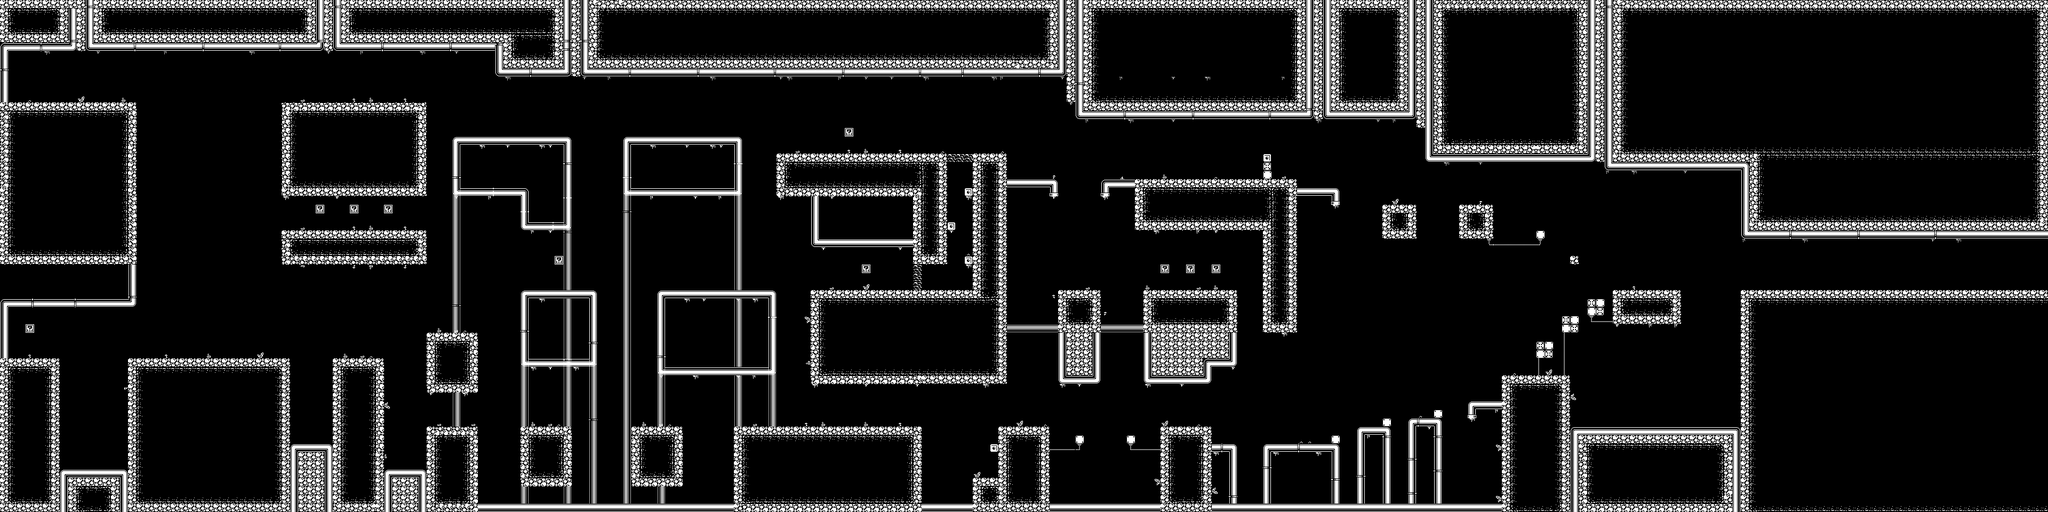

The image is a tile-based game level rendered from a .tmx file. Its description and source (layers, tilesets, objects; grid data summarised) follow:
An orthogonal 240x60 tile map with 16x16 px tiles, 2 tile layers (Background Color, Graphic Layer) and 160 objects.

<map version="1.2" tiledversion="1.3.3" orientation="orthogonal" renderorder="right-down" width="240" height="60" tilewidth="16" tileheight="16" infinite="0" nextlayerid="26" nextobjectid="550">
 <tileset firstgid="1" source="ChaoPedra.tsx" />
 <layer id="1" name="Background Color" width="240" height="60" opacity="0.7">
  <properties>
   <property name="mushroom" value="" />
  </properties>
  <data>[14400 cells, 291 non-empty, 8 distinct tile ids]</data>
 </layer>
 <layer id="2" name="Graphic Layer" width="240" height="60">
  <data>[14400 cells, 4434 non-empty, 28 distinct tile ids]</data>
 </layer>
 <objectgroup id="3" name="Ground">
  <object id="185" x="528.5" y="193" width="272" height="176" />
  <object id="186" x="528.5" y="433" width="272" height="64" />
  <object id="188" x="-0.333333" y="672" width="112" height="288" />
  <object id="189" x="240.667" y="672.667" width="304" height="288" />
  <object id="190" x="625.25" y="673" width="93.25" height="287.5" />
  <object id="191" x="800" y="800.142" width="96" height="163.899" />
  <object id="192" x="977" y="800.75" width="93.5" height="109.75" />
  <object id="193" x="1184.27" y="800.091" width="95.75" height="110.659" />
  <object id="194" x="1375.92" y="800" width="352.083" height="160" />
  <object id="195" x="1521.33" y="543.667" width="366.667" height="175" />
  <object id="198" x="1455.87" y="288.043" width="320.186" height="79.7455" />
  <object id="200" x="799.818" y="624.182" width="96.3636" height="110.727" />
  <object id="210" x="1711.91" y="363.48" width="64" height="132.062" />
  <object id="211" x="1776.13" y="415.75" width="15.875" height="15.125" />
  <object id="213" x="1808" y="480" width="16" height="16" />
  <object id="214" x="1808" y="352" width="16" height="16" />
  <object id="215" x="1823.95" y="288.047" width="64.0508" height="255.984" />
  <object id="218" x="1823.91" y="895.909" width="64" height="64" />
  <object id="219" x="1872" y="800" width="16" height="96" />
  <object id="221" x="1855.88" y="832.125" width="16" height="16" />
  <object id="228" x="0" y="192" width="256" height="303.167" />
  <object id="229" x="1872.25" y="800" width="96" height="144" />
  <object id="230" x="2016.94" y="817" width="14.9375" height="13.9375" />
  <object id="231" x="2112.99" y="816.988" width="14.9375" height="13.9375" />
  <object id="233" x="1888.13" y="336.007" width="95.913" height="15.9855" />
  <object id="234" x="2064" y="336.125" width="368" height="16" />
  <object id="235" x="2127.75" y="351.75" width="16" height="64" />
  <object id="237" x="2128" y="416.25" width="256" height="16" />
  <object id="238" x="2367.75" y="432" width="16" height="192" />
  <object id="239" x="2383.75" y="608" width="48" height="16" />
  <object id="241" x="2415.75" y="352" width="16" height="256" />
  <object id="242" x="2143.33" y="544" width="176" height="144" />
  <object id="243" x="1983.33" y="544.333" width="80" height="175.5" />
  <object id="245" x="1968" y="352" width="16" height="16" />
  <object id="246" x="2064" y="352" width="16" height="16" />
  <object id="248" x="2431.73" y="353.091" width="80" height="16" />
  <object id="249" x="2592" y="384" width="64" height="64" />
  <object id="250" x="2736" y="383.875" width="64" height="64" />
  <object id="251" x="2881.06" y="433.063" width="14.875" height="13.875" />
  <object id="252" x="2944.06" y="480.125" width="16" height="16" />
  <object id="253" x="3023.82" y="544" width="128" height="64" />
  <object id="254" x="2977" y="560.909" width="30.8182" height="29.9091" />
  <object id="255" x="2928.91" y="593.091" width="31" height="29.8182" />
  <object id="257" x="2880.88" y="640.943" width="31.1818" height="30.0568" />
  <object id="258" x="2816.13" y="704.125" width="128" height="256" />
  <object id="259" x="3264" y="544" width="576" height="240" />
  <object id="260" x="2752.18" y="752" width="64" height="16" />
  <object id="261" x="2640.18" y="784" width="64" height="16" />
  <object id="262" x="2688.73" y="768.727" width="16" height="16" />
  <object id="263" x="2592.88" y="785" width="16" height="16" />
  <object id="264" x="2544" y="800" width="64" height="16" />
  <object id="265" x="2367.82" y="832" width="144" height="16" />
  <object id="266" x="2497.09" y="817.273" width="14.9091" height="14.7273" />
  <object id="268" x="2271.91" y="832" width="48" height="16" />
  <object id="269" x="2176" y="800.182" width="96" height="160" />
  <object id="299" x="2368.94" y="288.957" width="15.019" height="47.3043" />
  <object id="335" x="0" y="-0.25" width="928" height="96" />
  <object id="336" x="928.182" y="96" width="1072" height="46" />
  <object id="337" x="2000.5" y="175.75" width="16" height="16" />
  <object id="338" x="2016.33" y="192" width="640" height="32" />
  <object id="339" x="2655.82" y="223.636" width="16" height="16" />
  <object id="340" x="2672.33" y="239.333" width="336" height="64" />
  <object id="341" x="3009" y="303.667" width="272" height="16" />
  <object id="342" x="3265" y="320" width="576" height="128" />
  <object id="344" x="240.25" y="494.75" width="16" height="80" />
  <object id="352" x="2143.88" y="687.25" width="127.125" height="32" />
  <object id="370" x="-2" y="64.5" width="16" height="608" />
  <object id="371" x="13" y="561.667" width="243" height="13" />
  <object id="379" x="976" y="544" width="143.04" height="143.25" />
  <object id="380" x="1232" y="544" width="223.136" height="158.5" />
  <object id="381" x="848" y="256" width="221.5" height="109.75" />
  <object id="382" x="976" y="320" width="93.5" height="109.75" />
  <object id="383" x="1168" y="256" width="223" height="109.75" />
 </objectgroup>
 <objectgroup id="5" name="Coins">
  <object id="161" x="48" y="608" width="16" height="16">
   <properties>
    <property name="mushroom" value="" />
   </properties>
  </object>
  <object id="166" x="1040" y="480" width="16" height="16">
   <properties>
    <property name="mushroom" value="" />
   </properties>
  </object>
  <object id="178" x="1616" y="496" width="16" height="16" />
  <object id="179" x="592" y="384" width="16" height="16" />
  <object id="180" x="656" y="384" width="16" height="16">
   <properties>
    <property name="mushroom" value="" />
   </properties>
  </object>
  <object id="181" x="720" y="384" width="16" height="16" />
  <object id="183" x="1583.91" y="240" width="16" height="16">
   <properties>
    <property name="mushroom" value="" />
   </properties>
  </object>
  <object id="270" x="2175.75" y="495.875" width="16" height="16" />
  <object id="271" x="2223.88" y="495.875" width="16" height="16" />
  <object id="272" x="2271.88" y="495.875" width="16" height="16">
   <properties>
    <property name="mushroom" value="" />
   </properties>
  </object>
 </objectgroup>
 <objectgroup id="6" name="Bricks">
  <object id="223" x="1776.07" y="288.043" width="15.9565" height="15.9565" />
  <object id="224" x="1792.02" y="288.043" width="15.9565" height="15.9565" />
  <object id="225" x="1807.98" y="288.043" width="15.9565" height="15.9565" />
  <object id="357" x="1712" y="496" width="16" height="16" />
  <object id="358" x="1712" y="512" width="16" height="16" />
  <object id="359" x="1712" y="528" width="16" height="16" />
 </objectgroup>
 <objectgroup id="7" name="Goombas">
  <object id="158" x="336" y="192" width="16" height="16" />
  <object id="159" x="432" y="192" width="16" height="16" />
  </objectgroup>
 <objectgroup id="8" name="Ratao">
  <!-- 62 objects omitted --></objectgroup>
 <objectgroup id="9" name="Slime">
  <!-- 53 objects omitted --></objectgroup>
 <objectgroup id="11" name="Repinba">
  <!-- 42 objects omitted --></objectgroup>
 <objectgroup id="12" name="Morte">
  <!-- 5 objects omitted --></objectgroup>
 <objectgroup id="13" name="Boss" />
 <objectgroup id="25" name="Pedras" />
</map>
<!-- 69 of 160 objects omitted -->